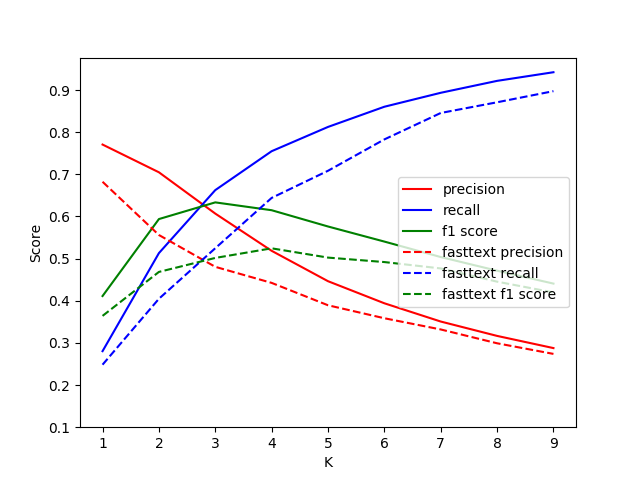

Here is the Python script that generated this plot:
import matplotlib.pyplot as plt
precision = [0.7706, 0.7048, 0.6068, 0.5185, 0.4464, 0.3940, 0.3507, 0.3166, 0.2877]
recall = [0.2804, 0.5130, 0.6625, 0.7548, 0.8124, 0.8603, 0.8934, 0.9217, 0.9422]
f1 = [0.4112, 0.5938, 0.6334, 0.6148, 0.5762, 0.5404, 0.5037, 0.4713, 0.4407]
fasttext_precision = [0.6823, 0.5560, 0.4805, 0.4424, 0.3893, 0.3585, 0.3319, 0.2991, 0.2739]
fasttext_recall = [0.2483, 0.4047, 0.5246, 0.6440, 0.7084, 0.7828, 0.8455, 0.8709, 0.8973]
fasttext_f1 = [0.3641, 0.4684, 0.5016, 0.5244, 0.5024, 0.4918, 0.4767, 0.4453, 0.4197]
x = [1, 2, 3, 4, 5, 6, 7, 8, 9]
y = [0.1, 0.2, 0.3, 0.4, 0.5, 0.6, 0.7, 0.8, 0.9]

plt.plot(x, precision, label='precision', color='red')
plt.plot(x, recall, label='recall', color='blue')
plt.plot(x, f1, label='f1 score', color='green')

plt.plot(x, fasttext_precision, label='fasttext precision', color='red', linestyle='--')
plt.plot(x, fasttext_recall, label='fasttext recall', color='blue', linestyle='--')
plt.plot(x, fasttext_f1, label='fasttext f1 score', color='green', linestyle='--')

plt.yticks(y)

plt.ylabel('Score')
plt.xlabel('K')
plt.legend(loc='right')
plt.savefig('k.png')
